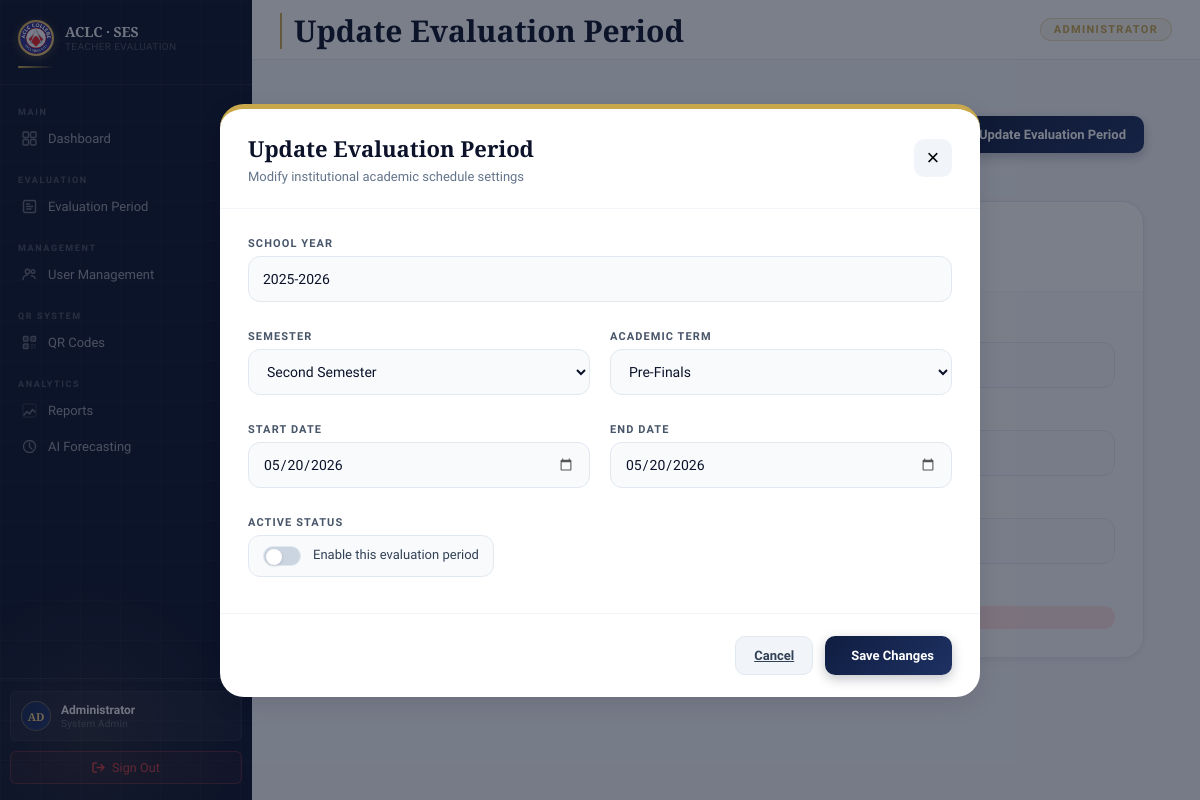
/evaluation/evaluation/update/4/ (signed in), run on the app's committed database.
### evaluation/models.py (models this page shows, shortened)
class EvaluationPeriod(models.Model):
    SEMESTER_CHOICES = (
        ('1st', 'First Semester'),
        ('2nd', 'Second Semester'),
    )
    TERM_CHOICES = (
        ('prelims', 'Prelims'),
        ('midterm', 'Midterm'),
        ('prefinals', 'Pre-Finals'),
        ('finals', 'Finals'),
    )
    school_year = models.CharField(max_length=20)
    semester = models.CharField(
        max_length=20,
        choices=SEMESTER_CHOICES
    )
    term = models.CharField(
        max_length=20,
        choices=TERM_CHOICES
    )
    start_date = models.DateField()
    end_date = models.DateField()
    is_active = models.BooleanField(default=False)

### evaluation/views.py (the view)
    def wrapper(request, *args, **kwargs):
        if not request.user.is_authenticated or request.user.role != 'admin':
            return redirect('login')
        return view_func(request, *args, **kwargs)

### evaluation/forms.py (shortened to what this page needs)
class EvaluationPeriodForm(forms.ModelForm):
    class Meta:
        model = EvaluationPeriod
        fields = [
            'school_year',
            'semester',
            'term',
            'start_date',
            'end_date',
            'is_active'
        ]
        widgets = {
            'school_year': forms.TextInput(attrs={
                'class': 'form-control',
                'placeholder': 'e.g. 2026-2027',
                'autocomplete': 'off'
            }),
            'semester': forms.Select(attrs={
                'class': 'form-control'
            }),
            'term': forms.Select(attrs={
                'class': 'form-control'
            }),
            'start_date': forms.DateInput(attrs={
                'type': 'date',
                'class': 'form-control'
            }),
            'end_date': forms.DateInput(attrs={
                'type': 'date',
                'class': 'form-control'
            }),
            'is_active': forms.CheckboxInput(attrs={
                'class': 'form-check-input'
            }),
        }

### evaluation/views.py (called while the page is built)
def no_cache(view_func): # prevent caching
    def wrapper(request, *args, **kwargs):
        response = view_func(request, *args, **kwargs)
        response['Cache-Control'] = 'no-cache, no-store, must-revalidate'
        response['Pragma'] = 'no-cache'
        response['Expires'] = '0'
        return response
    return wrapper

def admin_required(view_func):
    def wrapper(request, *args, **kwargs):
        if not request.user.is_authenticated or request.user.role != 'admin':
            return redirect('login')
        return view_func(request, *args, **kwargs)
    return wrapper

@login_required
@no_cache
@admin_required
def update_evaluation(request, pk):
    period = get_object_or_404(EvaluationPeriod, pk=pk)
    if request.method == 'POST':
        form = EvaluationPeriodForm(request.POST, instance=period)
        if form.is_valid():
            updated = form.save()
            if updated.is_active:
                set_active_period(updated)
            messages.success(request, "Evaluation updated successfully.")
            return redirect('manage_evaluations')
    else:
        form = EvaluationPeriodForm(instance=period)
    return render(request, 'evaluation/update_evaluation.html', {
        'form': form
    })

### evaluation/templates/evaluation/update_evaluation.html (shortened to what this page needs)
{% extends 'base.html' %}
{% load static %}
{% block extra_css %}
<link rel="stylesheet" href="{% static 'evaluation/css/manage_evaluations.css' %}">
{% endblock %}
{% block page_title %}Update Evaluation Period{% endblock %}
{% block content %}
<div class="page-container">
    <div class="page-header">
        <div>
            <h2 class="page-title">Evaluation Period Management</h2>
            <p class="page-subtitle">
            </p>
        </div>
        <button class="btn-primary" onclick="openModal()">
             Update Evaluation Period
        </button>
    </div>
    <div class="table-card">
        <div class="table-card__header">
            <div class="table-card__title">
                <span class="table-tag">Current Record</span>
                <h3>Selected Evaluation Period</h3>
            </div>
        </div>
        <div class="eval-modal__body">
            <div class="form-grid">
                <div class="form-field full-width">
                    <label>School Year</label>
                    <div class="readonly-display">
                    </div>
                </div>
                <div class="form-field">
                    <label>Semester</label>
                    <div class="readonly-display">
                    </div>
                </div>
                <div class="form-field">
                    <label>Term</label>
                    <div class="readonly-display">
                    </div>
                </div>
                <div class="form-field">
                    <label>Start Date</label>
                    <div class="readonly-display">
                    </div>
                </div>
                <div class="form-field">
                    <label>End Date</label>
                    <div class="readonly-display">
                    </div>
                </div>
                <div class="form-field full-width">
                    <label>Status</label>
                    {% if form.instance.is_active %}
                        <span class="badge badge--active">
                            Active
                        </span>
                    {% else %}
                        <span class="badge badge--inactive">
                        </span>
                    {% endif %}
                </div>
            </div>
        </div>
    </div>
</div>
<div
    id="evaluationModal"
    class="modal show"
    data-has-errors="{% if form.errors %}1{% else %}0{% endif %}">
    <div class="modal-content modern-modal">
        <div class="modal-header-modern">
            <div>
                <h3>Update Evaluation Period</h3>
                <p>Modify institutional academic schedule settings</p>
            </div>
            <button class="close-btn" onclick="closeModal()">
                ×
            </button>
        </div>
        <form method="POST" id="evaluationForm">
            <div class="modal-body-modern">
                <div class="form-grid">
                    <div class="form-group full-width">
                        <label class="form-label">School Year</label>
                        {{ form.school_year }}
                    </div>
                    <div class="form-group">
                        <label class="form-label">Semester</label>
                        {{ form.semester }}
                    </div>
                    <div class="form-group">
                        <label class="form-label">Academic Term</label>
                        {{ form.term }}
                    </div>
                    <div class="form-group">
                        <label class="form-label">Start Date</label>
                        {{ form.start_date }}
                    </div>
                    <div class="form-group">
                        <label class="form-label">End Date</label>
                        {{ form.end_date }}
                    </div>
                    <div class="form-group full-width">
                        <label class="form-label">Active Status</label>
                        <label class="toggle-label">
                            {{ form.is_active }}
                            <span class="toggle-text">
                                Enable this evaluation period
                            </span>
                        </label>
                    </div>
                </div>
            </div>
            <div class="modal-footer-modern">
                <a href="{% url 'manage_evaluations' %}"
                   class="btn-secondary">
                    Cancel
                </a>
                <button type="submit"
                        class="btn-primary"
                        id="submitBtn">
                    Save Changes
                </button>
            </div>
        </form>
    </div>
</div>
{% endblock %}

### templates/base.html (style rules this page uses)
:root { --sidebar-w: 252px; --topbar-h: 60px; --sb-bg: #0b1229; --sb-bg-deep: #06091a; --sb-border: rgba(255,255,255,0.07); --sb-text: rgba(255,255,255,0.58); --sb-text-strong: rgba(255,255,255,0.90); --sb-label: rgba(255,255,255,0.26); --sb-hover-bg: rgba(255,255,255,0.06); --sb-active-bg: rgba(201,168,76,0.14); --sb-active-bar: #c9a84c; --sb-accent: #e8c97a; --main-bg: #f7f8fc; --topbar-bg: #ffffff; --topbar-border: #e2e8f0; --navy-950: #06091a; --navy-900: #0b1229; --navy-800: #0f1d40; --navy-700: #162550; --navy-600: #1e3163; --navy-400: #3a5598; --gold: #c9a84c; --gold-light:#e8c97a; --white: #ffffff; --slate-100: #f1f5f9; --slate-200: #e2e8f0; --slate-400: #94a3b8; --slate-500: #64748b; --slate-600: #475569; --slate-700: #334155; --slate-900: #0f172a; --red-500: #ef4444; --font-display: 'Playfair Display', Georgia, serif; --font-body: 'Source Sans 3', system-ui, sans-serif; --r-sm: 6px; --r-md: 10px; --r-lg: 16px; }
*, *::before, *::after { margin: 0; padding: 0; box-sizing: border-box; }
html { font-size: 16px; }
body { font-family: var(--font-body); background: var(--main-bg); -webkit-font-smoothing: antialiased; -moz-osx-font-smoothing: grayscale; }
.page-title { font-family: var(--font-display); font-size: 16px; font-weight: 700; color: var(--navy-900); padding-left: 12px; border-left: 2px solid var(--gold); }

### data on the page
EvaluationPeriod: school_year "2025-2026", semester "Second Semester", term "Pre-Finals", start_date "05/20/2026", end_date "05/20/2026"
